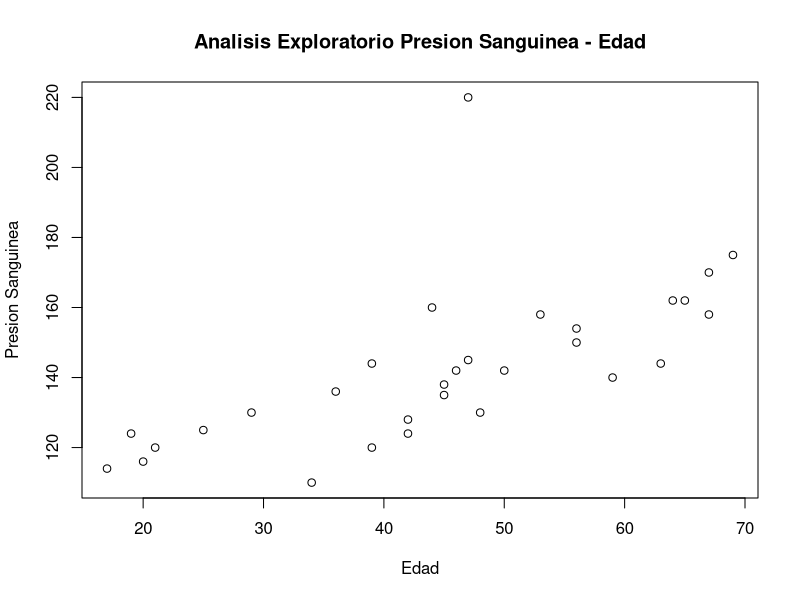
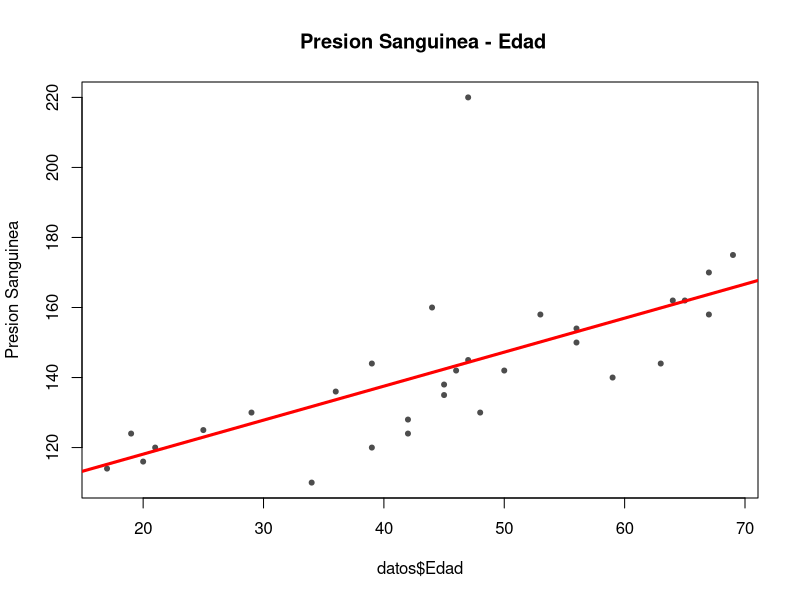

Write the R code that produced these figures, in order.
#install.packages("scatterplot3d",dependencies=T)

library(gridExtra)
library(grid)
library(dplyr)


#-----Se organizan los datos-----
datos <- read.csv("Practica2/Archivos Entrada Final/CSVs/PresionSanguineaEdad.csv")

#Inciso A
png("Rep4-a.png", height=900, width=1700)
with(datos,plot(datos$Edad,datos$Systolic.Blood.Pressure,xlab = "Edad", ylab = "Presion Sanguinea", main = "Analisis Exploratorio Presion Sanguinea - Edad"))
dev.off()


#Inciso B
png("Rep4-b.png", height=900, width=1700)
modelo_simple <- lm(data = datos, formula = datos$Systolic.Blood.Pressure ~ datos$Edad)
#comprobacion de regresion lineal
summary(modelo_simple)
anova(modelo_simple)
plot(x = datos$Edad, y = datos$Systolic.Blood.Pressure, ylab = "Presion Sanguinea", main = " Presion Sanguinea - Edad", pch = 20, col = "grey30")
abline(modelo_simple, lwd = 3, col = "red")
dev.off()